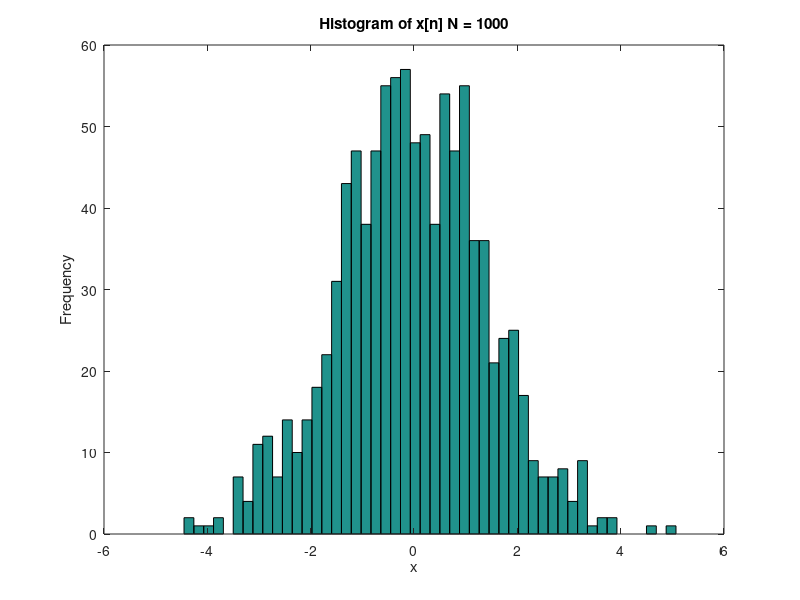
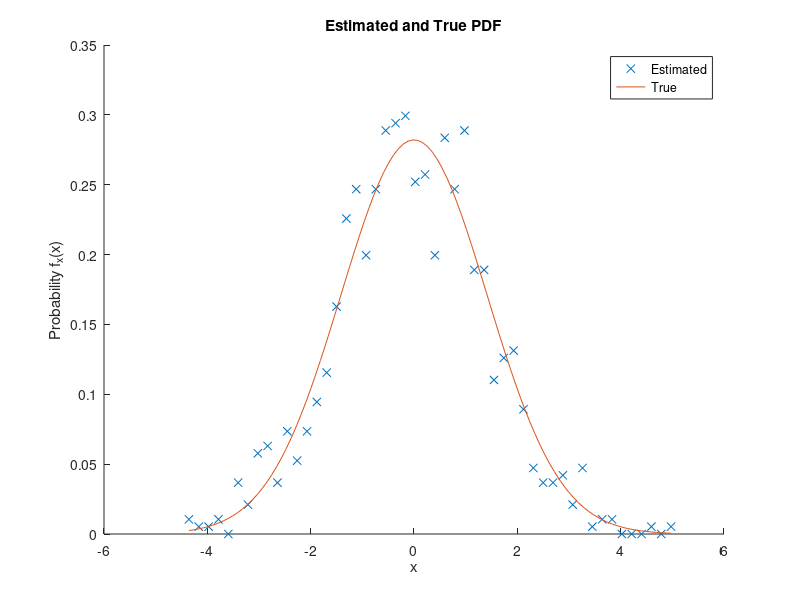

Source code (MATLAB) for these figures, in order: (Note: this script raises an error after producing the figures.)
clear all; close all; clc;
rng(0)
%% 4.3 part b and c

% generate 1000 realizations of x[n] using difference equation
x = zeros(1,1000);
ni = 0:999;
for n = ni
    if n >=2
    x(n+1) = x(n+1)+(1/4)*x(n+1-2);
    end
    x(n+1) = x(n+1)+sqrt(15/8)*randn;
end

% organize x[n] realizations in histogram to estimate pdf
figure
[counts, centers] = hist(x,50);
hist(x,50)
xlabel('x'), ylabel('Frequency'), title('Histogram of x[n] N = 1000')

% generate true pdf values based on calculate mean and variance of x
varx = 2;
mux = 0;
X = linspace(min(centers),max(centers),100);
Y = normpdf(X,mux,sqrt(varx));

% plot normalized estimated and true pdfs
tmp = diff(centers);
dx = tmp(1);
figure
hold on
% estimated histogram is normalized to ensure AUC = 1
plot(centers,counts./(dx*sum(counts)),'x') 
plot(X,Y)
hold off
xlabel('x'), ylabel('Probability f_x(x)')
legend('Estimated','True')
title('Estimated and True PDF')

% estimate the normalized autocorrelation using user defined function
% calcAC, implementing eqn 1.2.1 (see section below)
li = 0:20;
rho_hat = calcAC(x,21);

% calculate the normalized autocorrelation given by the known expression
r_0 = (1/2).^abs(0)+(-1/2).^abs(0); 
rho = ((1/2).^abs(li)+(-1/2).^abs(li))./r_0; 

% plot estimated and true rho values
figure
hold on
stem(li, rho_hat)
stem(li, rho, 'r:')
hold off
xlabel('$$l$$','Interpreter','Latex')
ylabel('$$\rho_x(l)$$','Interpreter','Latex')
legend('Estimated','True')
title('Estimated and True Autocorrelation')

clear li rho_hat x rho
%%
pause
close all
%% 4.19 part a & b

% Generate 100 samples of x[n] given by the autoregressive model:
% AR(2): x(n) = -a1*x(n-1)-a2*x(n-2)+w(n)
d0 = 1;
a1 = -1.6454;
a2 = 0.9025;

x = zeros(1,100);
ni  = 0:99;
for n = ni;
    if n >= 1
        x(n+1) = -a1*x(n+1-1);
    end
    if n >= 2
        x(n+1) = x(n+1)-a2*x(n+1-2);
    end
    w(n+1) = randn;
    x(n+1) = x(n+1) + w(n+1);
end
figure
plot(ni,x); xlabel('n'), ylabel('x[n]')
title('x[n] for N = 100')

% estimate ACS (eqn 1.2.1)
li = 0:99; 
rho_hat = calcAC(x,100);

% calculate poles of H(z) given a1 and a2
p = roots([1 a1 a2]); 

% extract angle and magnitude of complex poles to solve for true rho values
r = unique(abs(p));
theta = unique(abs(angle(p))); 

% calculate theoretical ACS (eqn. 4.2.83)
rho = r.^li.*(sin((li+1).*theta)-r^2*sin((li-1).*theta))...
    ./((1+r^2)*sin(theta));

% plot estimated and theoretical ACS
figure
hold on
stem(li,rho_hat); 
stem(li,rho,'r:'); 
xlabel('$$l$$','Interpreter','Latex')
ylabel('$$\rho_x(l)$$','Interpreter','Latex')
xlim([0 20])
ylim([-1 1])
legend('Estimated','True')
title('Estimated and Theoretical ACS')
hold off
%%
pause
close all
%% 4.19 part c

% define estimated rho vector for Yule-Walker 
rhohat_vec = rho_hat(2:end)';

% define estimated autocorr matrix for Yule-Walker
r1 = conj(rho_hat(1:end-1)); % first row of toeplitz hermitian matrix
Phat = toeplitz(r1); clear r1

% solve for estimated parameters using the Yule-Walker eqn (eqn 4.2.33)
ahat_vec = -inv(Phat)*rhohat_vec;

% define true rho vector for Yule-Walker 
rho_vec = rho(2:end)';

% define true autocorr matrix for Yule-Walker
r1 = conj(rho(1:end-1)); 
P = toeplitz(r1); clear r1

% solve for true parameters using the Yule-Walker eqn (eqn 4.2.33)
a_vec = -inv(P)*rho_vec;

% plot true and estimated parameter values for comparison
figure
hold on
stem(ahat_vec); 
stem(a_vec,'r:')
xlabel('k'); ylabel('a_k')
hold off
legend('Estimated','True')
xlim([0 15])
title('Estimated and Theoretical a_k Parameters')

%%
pause
close all
%% 4.19 part d

clear tmp

w = -pi:pi/100:pi;
% calculate the PSD given the estimated a_k parameters by definition of Rx
% Rx = w_var * |H(z)|^2 where H(z) = 1/(1+a1*z^-1+a2*z^-2 ...) 
%   z = e^jw and w_var = 1 (p. 165)
for wi = 1:length(w)
    tmp = exp(-1i.*w(wi).*(1:length(ahat_vec)));
    R_hat(wi) = 1./((1+sum(ahat_vec'.*tmp))*conj(1+sum(ahat_vec'.*tmp)));
    clear tmp
end

% using eqn 4.2.88, we solve for the true PSD using the poles of the AP system
% with a1 and a2 given by the model
R = d0^2./((1-2.*r.*cos(w-theta)+r^2).*(1-2.*r.*cos(w+theta)+r^2));

figure;
hold on
plot(w,R_hat)
plot(w,R,'r:')
hold off
legend('Estimated','True')
xlim([-pi pi])
xlabel('\omega')
ylabel('PSD')
title('Estimated and Theoretical PSD')
%%
pause
close all 
%% 4.19 part e

% calculate the true and estimated PACS/lattice structures from the rho 
% values through application of the Yule-Walker equation given by eqn.
% 4.2.43

for m = 1:15
    % calculate PACS using estimated rho
    % evaluate Yule-Walker using a portion of autocorrelation values where
    % m is the maximum index 
    rhohat_vec = rho_hat(2:m+1)';
    r1 = conj(rho_hat(1:m));
    Phat = toeplitz(r1);
    tmp = -inv(Phat)*rhohat_vec;
    
    % extract the mth value which defines the lattice/PACS parameter
    khat(m) = tmp(end);
    clear r1 c1 tmp
    
    % repeat procedure using true rho values
    rho_vec = rho(2:m+1)';
    r1 = conj(rho(1:m));
    P = toeplitz(r1);
    tmp = -inv(P)*rho_vec;
    k(m) = tmp(end);
    clear r1 c1 tmp
end

figure
hold on
stem(khat); 
stem(k,'r:')
xlabel('m'); ylabel('a^(^m^)_m')
hold off
legend('Estimated','True')
xlim([0 15])
title('Estimated and Theoretical PACS')
%%
pause
%% 4.32 part a
close all; clear all;

% Generate 100 samples of x[n] in part a) based on difference equation 
% defined by the system function H(z)
ni = 0:99;
x = zeros(1,length(ni));
for n = ni
    if n >= 1
        x(n+1) = x(n+1)+1.9*x(n+1-1);
    end
    if n >= 2
        x(n+1) = x(n+1)-0.9*x(n+1-2);
    end
    x(n+1) = x(n+1) + randn;
end
figure
plot(ni,x); xlabel('n'),ylabel('x[n]')
title('x[n] for N = 100')

% estimate the normalized autocorrelation using user defined function
% calcAC, implementing eqn 1.2.1
li = 0:99; 
rho_hat = calcAC(x,length(li));

figure
subplot(211)
stem(li, rho_hat); 
xlabel('$$l$$','Interpreter','Latex')
ylabel('$$\hat{\rho_x}(l)$$','Interpreter','Latex')
xlim([0 20])
title('Estimated ACS')

% calculate the estimated PACS/lattice structures from the rho 
% values through application of the Yule-Walker equation given by eqn.
% 4.2.43
for m = 1:20
    rhohat_vec = rho_hat(2:m+1)';
    r1 = conj(rho_hat(1:m));
    Phat = toeplitz(r1);
    tmp = -inv(Phat)*rhohat_vec;
    khat(m) = tmp(end);
end

subplot(212)
stem(khat); 
xlabel('m'); ylabel('a^(^m^)_m')
xlim([0 20])
title('Estimated PACS')

%%
pause
%% 4.32 part b
close all; clear all

% Generate 100 samples of x[n] in part b) based on difference equation 
% defined by the system function H(z)
ni = 0:99;
x = zeros(1,length(ni));
for n = ni
    if n >= 1
        x(n+1) = x(n+1)+1.9*x(n+1-1)-0.5*W(n+1-1);
    end
    if n >= 2
        x(n+1) = x(n+1)-0.9*x(n+1-2);
    end
    W(n+1) = randn; % note that the system is PZ
    x(n+1) = x(n+1) + W(n+1);
end
figure
plot(ni,x); xlabel('n'),ylabel('x[n]')
title('x[n] for N = 100')

% estimate the normalized autocorrelation using user defined function
% calcAC, implementing eqn 1.2.1
li = 0:99;
rho_hat = calcAC(x,length(li));

figure
subplot(211)
stem(li, rho_hat); 
xlabel('$$l$$','Interpreter','Latex')
ylabel('$$\hat{\rho_x}(l)$$','Interpreter','Latex')
xlim([0 20])
title('Estimated ACS')


% calculate the estimated PACS/lattice structures from the rho 
% values through application of the Yule-Walker equation given by eqn.
% 4.2.43.
for m = 1:20
    rhohat_vec = rho_hat(2:m+1)';
    r1 = conj(rho_hat(1:m));
    Phat = toeplitz(r1);
    tmp = -inv(Phat)*rhohat_vec;
    khat(m) = tmp(end);
end

subplot(212)
stem(khat); 
xlabel('m'); ylabel('a^(^m^)_m')
xlim([0 20])
title('Estimated PACS')